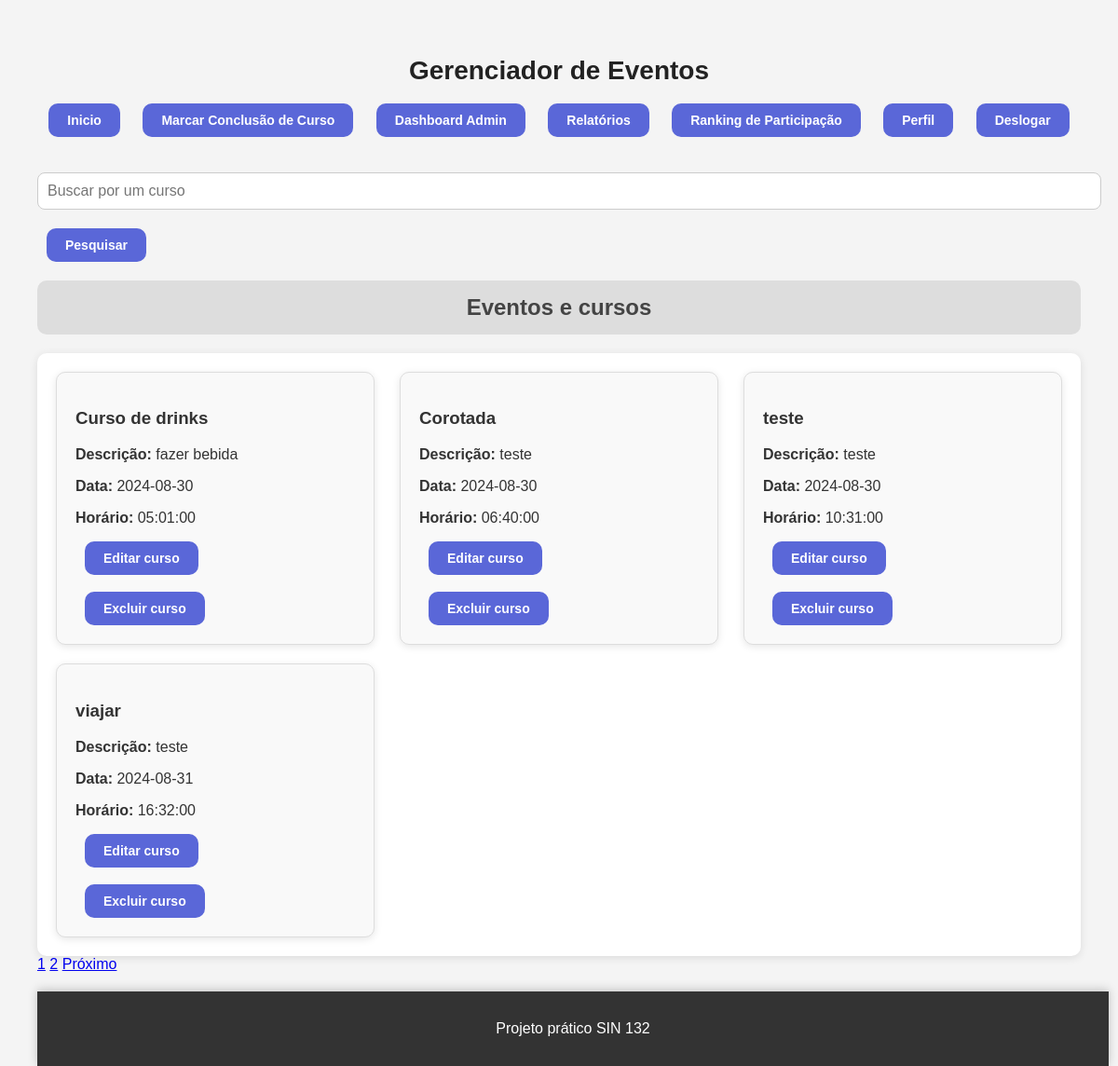
The app's page /Pages/inicio.php (signed in) with its own data.
### tables this page shows
CREATE TABLE `cursos` (
  `id` int(100) NOT NULL,
  `titulo` varchar(100) NOT NULL,
  `descricao` varchar(200) NOT NULL,
  `data` date NOT NULL,
  `horario` time NOT NULL,
  `evento_id` int(100) NOT NULL
);

### Classes/Curso.php (called while the page is built, shortened)
<?php
class Curso {
    private $titulo;
    private $descricao;
    private $data;
    private $horario;
    public function __construct($id = null, $titulo = '', $descricao = '', $data = '', $horario = '', $eventoId = null) {
        $this->titulo = $titulo;
        $this->descricao = $descricao;
        $this->data = $data;
        $this->horario = $horario;
    }
    public function getTitulo() {
        return $this->titulo;
    }
    public function getDescricao() {
        return $this->descricao;
    }
    public function getData() {
        return $this->data;
    }
    public function getHorario() {
        return $this->horario;
    }
    public static function listarCursosPaginados($offset, $limit) {
        $conn = getConnection();
        $sql = "SELECT * FROM cursos LIMIT ?, ?";
        $stmt = $conn->prepare($sql);
        $stmt->bind_param("ii", $offset, $limit);
        $stmt->execute();
        $result = $stmt->get_result();
        $cursos = [];
        while ($row = $result->fetch_assoc()) {
            $cursos[] = new Curso(
                $row['id'],
                $row['titulo'],
                $row['descricao'],
                $row['data'],
                $row['horario'],
                $row['evento_id']
            );
        }
        return $cursos;
    }
    public static function contarTodosCursos() {
        $conn = getConnection();
        $sql = "SELECT COUNT(*) as total FROM cursos";
        $result = $conn->query($sql);
        $row = $result->fetch_assoc();
        return $row['total'];
    }
}

### Pages/inicio.php (the view, shortened to what this page needs)
<?php
include_once '../Classes/Curso.php';
$usuarioLogado = isset($_SESSION['user']) && is_array($_SESSION['user']) ? $_SESSION['user'] : null;
$tipoUsuario = $usuarioLogado ? $usuarioLogado['tipo'] : '';
$searchQuery = isset($_GET['search']) ? $_GET['search'] : '';
$itemsPerPage = 4;
$page = isset($_GET['page']) && is_numeric($_GET['page']) ? intval($_GET['page']) : 1;
$offset = ($page - 1) * $itemsPerPage;
if ($searchQuery) {
    $cursosFiltrados = Curso::pesquisarCursos($searchQuery, $offset, $itemsPerPage);
    $totalCursos = Curso::contarCursosFiltrados($searchQuery);
} else {
    $cursosFiltrados = Curso::listarCursosPaginados($offset, $itemsPerPage);
    $totalCursos = Curso::contarTodosCursos();
}
$totalPages = ceil($totalCursos / $itemsPerPage);
?>
<!DOCTYPE html>
<html lang="pt-br">
<head>
    <link rel="stylesheet" href="../CSS/estilo1.css">
    <link rel="stylesheet" href="../CSS/estilo_home.css">
</head>
<body>
    <header><h1>Gerenciador de Eventos</h1></header>
    <nav>
        <a href="inicio.php">Inicio</a>
        <?php if ($usuarioLogado): ?>
            <?php if ($tipoUsuario === 'administrador'): ?>
                <a href="curso_concluido.php?curso_id=1">Marcar Conclusão de Curso</a>
                <a href="dashboard_adm.php">Dashboard Admin</a>
                <a href="relatorios.php">Relatórios</a>
            <?php endif; ?>
            <a href="ranking.php">Ranking de Participação</a>
            <a href="perfil.php">Perfil</a>
            <a href="?action=logout">Deslogar</a>
        <?php else: ?>
            <a href="login.php">Logar</a>
            <a href="cadastro.php">Fazer cadastro</a>
        <?php endif; ?>
    </nav><br>
    <form method="get" action="inicio.php">
        <input type="text" name="search" id="search" placeholder="Buscar por um curso" value="<?php echo htmlspecialchars($searchQuery); ?>">
        <button type="submit">Pesquisar</button>
    </form>
    <article>
        <h2>Eventos e cursos</h2>
        <div class="wrapper">
            <?php
            if (!empty($cursosFiltrados) && is_array($cursosFiltrados)) {
                foreach ($cursosFiltrados as $curso):
            ?>
                <div class="curso">
                    <h3><?php echo htmlspecialchars($curso->getTitulo()); ?></h3>
                    <p><strong>Descrição:</strong> <?php echo htmlspecialchars($curso->getDescricao()); ?></p>
                    <p><strong>Data:</strong> <?php echo htmlspecialchars($curso->getData()); ?></p>
                    <p><strong>Horário:</strong> <?php echo htmlspecialchars($curso->getHorario()); ?></p>
                    <?php if($tipoUsuario === 'administrador'): ?>
                        <form action="./editar_curso.php" method="post">
                            <button type="submit">Editar curso</button>
                        </form><br>
                        <form action="../Service/excluir_curso.php" method="post">
                            <button type="submit">Excluir curso</button>
                        </form>
                    <?php endif; ?>
                </div>
            <?php
                endforeach;
            } else {
                echo "<p>Nenhum curso encontrado.</p>";
            }
            ?>
        </div>
    </article>
    <?php if ($totalPages > 1): ?>
        <div class="pagination">
            <?php for ($i = 1; $i <= $totalPages; $i++): ?>
                <a href="?page=<?php echo $i; ?>&search=<?php echo urlencode($searchQuery); ?>" <?php if ($i == $page) echo 'class="active"'; ?>><?php echo $i; ?></a>
            <?php endfor; ?>
            <?php if ($page < $totalPages): ?>
                <a href="?page=<?php echo $page + 1; ?>&search=<?php echo urlencode($searchQuery); ?>">Próximo</a>
            <?php endif; ?>
        </div>
    <?php endif; ?>
    <footer><p>Projeto prático SIN 132</p></footer>
</body>
</html>

### CSS/estilo1.css (style rules this page uses)
body, html { font-family: 'Arial', sans-serif; height: 100%; margin: 0; display: flex; flex-direction: column; background-color: #f4f4f4; color: #333; padding: 20px; }
h1 { text-align: center; font-size: 28px; color: #222; margin-top: 20px; }
footer { position: relative; bottom: 0; left: 0; width: 100%; background-color: #333; color: #fff; padding: 15px; text-align: center; margin-top: 20px; box-shadow: 0 -2px 10px rgba(0, 0, 0, 0.2); }
.wrapper { flex: 1; padding: 20px; background-color: #fff; border-radius: 10px; box-shadow: 0 2px 10px rgba(0, 0, 0, 0.1); }
nav { margin-bottom: 20px; text-align: center; }
nav a { display: inline-block; padding: 10px 20px; font-size: 14px; font-weight: bold; color: #fff; background-color: #5a67d8; border-radius: 10px; text-decoration: none; margin: 0 10px; transition: background-color 0.3s ease, box-shadow 0.3s ease; }
button { display: inline-block; padding: 10px 20px; font-size: 14px; font-weight: bold; color: #fff; background-color: #5a67d8; border-radius: 10px; text-align: center; text-decoration: none; margin: 0 10px; transition: background-color 0.3s ease, box-shadow 0.3s ease; border: none; cursor: pointer; }

### CSS/estilo_home.css (style rules this page uses)
input { font-size: 16px; width: 100%; padding: 10px; border: 1px solid #ccc; border-radius: 8px; margin-bottom: 20px; }
.wrapper { display: flex; justify-content: space-between; flex-wrap: wrap; gap: 20px; }
.curso { background-color: #f9f9f9; padding: 20px; border: 1px solid #ddd; border-radius: 10px; flex: 1 1 calc(33.33% - 40px); box-shadow: 0 2px 8px rgba(0, 0, 0, 0.1); max-width: 300px; }
h2 { font-size: 24px; text-align: center; background-color: #ddd; padding: 15px; border-radius: 10px; color: #444; margin-bottom: 20px; }

### records on screen
cursos: titulo "Curso de drinks", descricao "fazer bebida", data "2024-08-30", horario "05:01:00"
cursos: titulo "Corotada", descricao "teste", data "2024-08-30", horario "06:40:00"
cursos: titulo "teste", descricao "teste", data "2024-08-30", horario "10:31:00"
cursos: titulo "viajar", descricao "teste", data "2024-08-31", horario "16:32:00"
